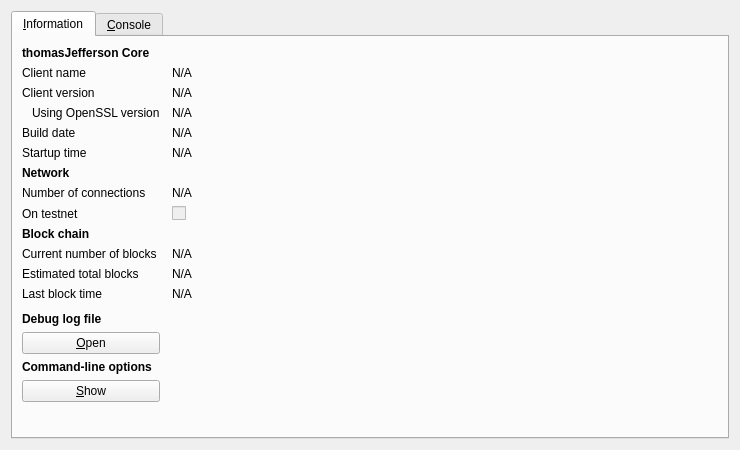
<?xml version="1.0" encoding="UTF-8"?>
<ui version="4.0">
 <class>RPCConsole</class>
 <widget class="QDialog" name="RPCConsole">
  <property name="geometry">
   <rect>
    <x>0</x>
    <y>0</y>
    <width>740</width>
    <height>450</height>
   </rect>
  </property>
  <property name="windowTitle">
   <string>thomasJefferson - Debug window</string>
  </property>
  <layout class="QVBoxLayout" name="verticalLayout_2">
   <item>
    <widget class="QTabWidget" name="tabWidget">
     <property name="currentIndex">
      <number>0</number>
     </property>
     <widget class="QWidget" name="tab_info">
      <attribute name="title">
       <string>&amp;Information</string>
      </attribute>
      <layout class="QGridLayout" name="gridLayout" columnstretch="0,1">
       <property name="horizontalSpacing">
        <number>12</number>
       </property>
       <item row="0" column="0">
        <widget class="QLabel" name="label_9">
         <property name="font">
          <font>
           <weight>75</weight>
           <bold>true</bold>
          </font>
         </property>
         <property name="text">
          <string>thomasJefferson Core</string>
         </property>
        </widget>
       </item>
       <item row="1" column="0">
        <widget class="QLabel" name="label_5">
         <property name="text">
          <string>Client name</string>
         </property>
        </widget>
       </item>
       <item row="1" column="1">
        <widget class="QLabel" name="clientName">
         <property name="cursor">
          <cursorShape>IBeamCursor</cursorShape>
         </property>
         <property name="text">
          <string>N/A</string>
         </property>
         <property name="textFormat">
          <enum>Qt::PlainText</enum>
         </property>
         <property name="textInteractionFlags">
          <set>Qt::LinksAccessibleByMouse|Qt::TextSelectableByKeyboard|Qt::TextSelectableByMouse</set>
         </property>
        </widget>
       </item>
       <item row="2" column="0">
        <widget class="QLabel" name="label_6">
         <property name="text">
          <string>Client version</string>
         </property>
        </widget>
       </item>
       <item row="2" column="1">
        <widget class="QLabel" name="clientVersion">
         <property name="cursor">
          <cursorShape>IBeamCursor</cursorShape>
         </property>
         <property name="text">
          <string>N/A</string>
         </property>
         <property name="textFormat">
          <enum>Qt::PlainText</enum>
         </property>
         <property name="textInteractionFlags">
          <set>Qt::LinksAccessibleByMouse|Qt::TextSelectableByKeyboard|Qt::TextSelectableByMouse</set>
         </property>
        </widget>
       </item>
       <item row="3" column="0">
        <widget class="QLabel" name="label_14">
         <property name="text">
          <string>Using OpenSSL version</string>
         </property>
         <property name="indent">
          <number>10</number>
         </property>
        </widget>
       </item>
       <item row="3" column="1">
        <widget class="QLabel" name="openSSLVersion">
         <property name="cursor">
          <cursorShape>IBeamCursor</cursorShape>
         </property>
         <property name="text">
          <string>N/A</string>
         </property>
         <property name="textFormat">
          <enum>Qt::PlainText</enum>
         </property>
         <property name="textInteractionFlags">
          <set>Qt::LinksAccessibleByMouse|Qt::TextSelectableByKeyboard|Qt::TextSelectableByMouse</set>
         </property>
        </widget>
       </item>
       <item row="4" column="0">
        <widget class="QLabel" name="label_12">
         <property name="text">
          <string>Build date</string>
         </property>
        </widget>
       </item>
       <item row="4" column="1">
        <widget class="QLabel" name="buildDate">
         <property name="cursor">
          <cursorShape>IBeamCursor</cursorShape>
         </property>
         <property name="text">
          <string>N/A</string>
         </property>
         <property name="textFormat">
          <enum>Qt::PlainText</enum>
         </property>
         <property name="textInteractionFlags">
          <set>Qt::LinksAccessibleByMouse|Qt::TextSelectableByKeyboard|Qt::TextSelectableByMouse</set>
         </property>
        </widget>
       </item>
       <item row="5" column="0">
        <widget class="QLabel" name="label_13">
         <property name="text">
          <string>Startup time</string>
         </property>
        </widget>
       </item>
       <item row="5" column="1">
        <widget class="QLabel" name="startupTime">
         <property name="cursor">
          <cursorShape>IBeamCursor</cursorShape>
         </property>
         <property name="text">
          <string>N/A</string>
         </property>
         <property name="textFormat">
          <enum>Qt::PlainText</enum>
         </property>
         <property name="textInteractionFlags">
          <set>Qt::LinksAccessibleByMouse|Qt::TextSelectableByKeyboard|Qt::TextSelectableByMouse</set>
         </property>
        </widget>
       </item>
       <item row="6" column="0">
        <widget class="QLabel" name="label_11">
         <property name="font">
          <font>
           <weight>75</weight>
           <bold>true</bold>
          </font>
         </property>
         <property name="text">
          <string>Network</string>
         </property>
        </widget>
       </item>
       <item row="7" column="0">
        <widget class="QLabel" name="label_7">
         <property name="text">
          <string>Number of connections</string>
         </property>
        </widget>
       </item>
       <item row="7" column="1">
        <widget class="QLabel" name="numberOfConnections">
         <property name="cursor">
          <cursorShape>IBeamCursor</cursorShape>
         </property>
         <property name="text">
          <string>N/A</string>
         </property>
         <property name="textFormat">
          <enum>Qt::PlainText</enum>
         </property>
         <property name="textInteractionFlags">
          <set>Qt::LinksAccessibleByMouse|Qt::TextSelectableByKeyboard|Qt::TextSelectableByMouse</set>
         </property>
        </widget>
       </item>
       <item row="8" column="0">
        <widget class="QLabel" name="label_8">
         <property name="text">
          <string>On testnet</string>
         </property>
        </widget>
       </item>
       <item row="8" column="1">
        <widget class="QCheckBox" name="isTestNet">
         <property name="enabled">
          <bool>false</bool>
         </property>
         <property name="text">
          <string/>
         </property>
        </widget>
       </item>
       <item row="9" column="0">
        <widget class="QLabel" name="label_10">
         <property name="font">
          <font>
           <weight>75</weight>
           <bold>true</bold>
          </font>
         </property>
         <property name="text">
          <string>Block chain</string>
         </property>
        </widget>
       </item>
       <item row="10" column="0">
        <widget class="QLabel" name="label_3">
         <property name="text">
          <string>Current number of blocks</string>
         </property>
        </widget>
       </item>
       <item row="10" column="1">
        <widget class="QLabel" name="numberOfBlocks">
         <property name="cursor">
          <cursorShape>IBeamCursor</cursorShape>
         </property>
         <property name="text">
          <string>N/A</string>
         </property>
         <property name="textFormat">
          <enum>Qt::PlainText</enum>
         </property>
         <property name="textInteractionFlags">
          <set>Qt::LinksAccessibleByMouse|Qt::TextSelectableByKeyboard|Qt::TextSelectableByMouse</set>
         </property>
        </widget>
       </item>
       <item row="11" column="0">
        <widget class="QLabel" name="label_4">
         <property name="text">
          <string>Estimated total blocks</string>
         </property>
        </widget>
       </item>
       <item row="11" column="1">
        <widget class="QLabel" name="totalBlocks">
         <property name="cursor">
          <cursorShape>IBeamCursor</cursorShape>
         </property>
         <property name="text">
          <string>N/A</string>
         </property>
         <property name="textFormat">
          <enum>Qt::PlainText</enum>
         </property>
         <property name="textInteractionFlags">
          <set>Qt::LinksAccessibleByMouse|Qt::TextSelectableByKeyboard|Qt::TextSelectableByMouse</set>
         </property>
        </widget>
       </item>
       <item row="12" column="0">
        <widget class="QLabel" name="label_2">
         <property name="text">
          <string>Last block time</string>
         </property>
        </widget>
       </item>
       <item row="12" column="1">
        <widget class="QLabel" name="lastBlockTime">
         <property name="cursor">
          <cursorShape>IBeamCursor</cursorShape>
         </property>
         <property name="text">
          <string>N/A</string>
         </property>
         <property name="textFormat">
          <enum>Qt::PlainText</enum>
         </property>
         <property name="textInteractionFlags">
          <set>Qt::LinksAccessibleByMouse|Qt::TextSelectableByKeyboard|Qt::TextSelectableByMouse</set>
         </property>
        </widget>
       </item>
       <item row="13" column="0">
        <spacer name="verticalSpacer_2">
         <property name="orientation">
          <enum>Qt::Vertical</enum>
         </property>
         <property name="sizeHint" stdset="0">
          <size>
           <width>20</width>
           <height>20</height>
          </size>
         </property>
        </spacer>
       </item>
       <item row="14" column="0">
        <widget class="QLabel" name="labelDebugLogfile">
         <property name="font">
          <font>
           <weight>75</weight>
           <bold>true</bold>
          </font>
         </property>
         <property name="text">
          <string>Debug log file</string>
         </property>
        </widget>
       </item>
       <item row="15" column="0">
        <widget class="QPushButton" name="openDebugLogfileButton">
         <property name="toolTip">
          <string>Open the thomasJefferson debug log file from the current data directory. This can take a few seconds for large log files.</string>
         </property>
         <property name="text">
          <string>&amp;Open</string>
         </property>
         <property name="autoDefault">
          <bool>false</bool>
         </property>
        </widget>
       </item>
       <item row="16" column="0">
        <widget class="QLabel" name="labelCLOptions">
         <property name="font">
          <font>
           <weight>75</weight>
           <bold>true</bold>
          </font>
         </property>
         <property name="text">
          <string>Command-line options</string>
         </property>
        </widget>
       </item>
       <item row="17" column="0">
        <widget class="QPushButton" name="showCLOptionsButton">
         <property name="toolTip">
          <string>Show the thomasJefferson-qt help message to get a list with possible thomasJefferson command-line options.</string>
         </property>
         <property name="text">
          <string>&amp;Show</string>
         </property>
         <property name="autoDefault">
          <bool>false</bool>
         </property>
        </widget>
       </item>
       <item row="18" column="0">
        <spacer name="verticalSpacer">
         <property name="orientation">
          <enum>Qt::Vertical</enum>
         </property>
         <property name="sizeHint" stdset="0">
          <size>
           <width>20</width>
           <height>40</height>
          </size>
         </property>
        </spacer>
       </item>
      </layout>
     </widget>
     <widget class="QWidget" name="tab_console">
      <attribute name="title">
       <string>&amp;Console</string>
      </attribute>
      <layout class="QVBoxLayout" name="verticalLayout_3">
       <property name="spacing">
        <number>3</number>
       </property>
       <item>
        <widget class="QTextEdit" name="messagesWidget">
         <property name="minimumSize">
          <size>
           <width>0</width>
           <height>100</height>
          </size>
         </property>
         <property name="readOnly">
          <bool>true</bool>
         </property>
         <property name="tabKeyNavigation" stdset="0">
          <bool>false</bool>
         </property>
         <property name="columnCount" stdset="0">
          <number>2</number>
         </property>
        </widget>
       </item>
       <item>
        <layout class="QHBoxLayout" name="horizontalLayout">
         <property name="spacing">
          <number>3</number>
         </property>
         <item>
          <widget class="QLabel" name="label">
           <property name="text">
            <string notr="true">&gt;</string>
           </property>
          </widget>
         </item>
         <item>
          <widget class="QLineEdit" name="lineEdit"/>
         </item>
         <item>
          <widget class="QPushButton" name="clearButton">
           <property name="maximumSize">
            <size>
             <width>24</width>
             <height>24</height>
            </size>
           </property>
           <property name="toolTip">
            <string>Clear console</string>
           </property>
           <property name="text">
            <string/>
           </property>
           <property name="icon">
            <iconset resource="../bitcoin.qrc">
             <normaloff>:/icons/remove</normaloff>:/icons/remove</iconset>
           </property>
           <property name="shortcut">
            <string notr="true">Ctrl+L</string>
           </property>
           <property name="autoDefault">
            <bool>false</bool>
           </property>
          </widget>
         </item>
        </layout>
       </item>
      </layout>
     </widget>
    </widget>
   </item>
  </layout>
 </widget>
 <resources>
  <include location="../bitcoin.qrc"/>
 </resources>
 <connections/>
</ui>
